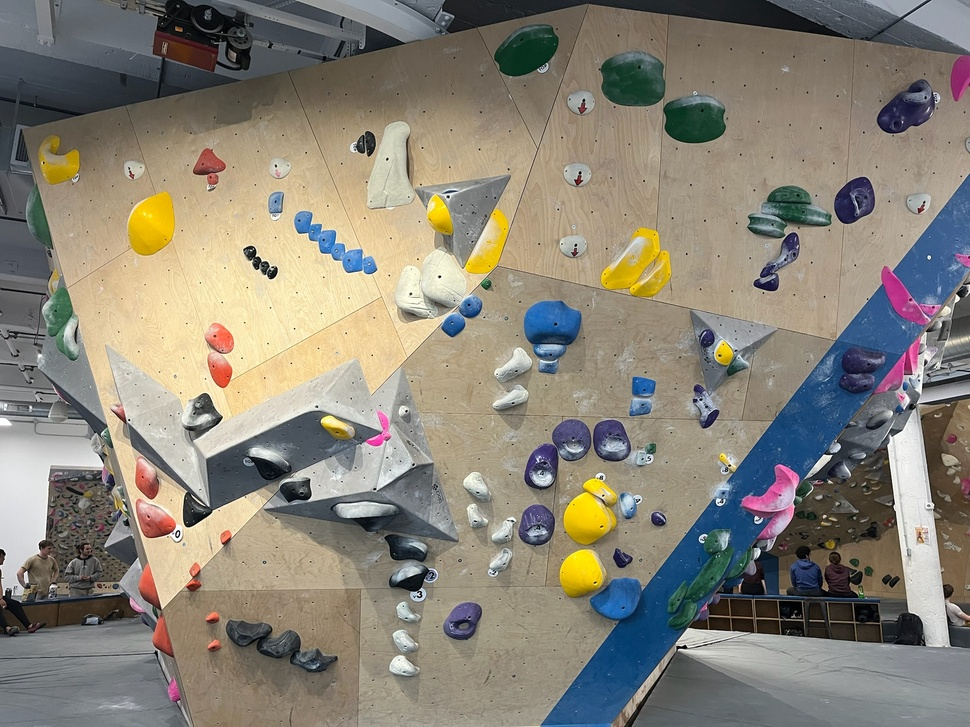
#> input picture data/test/images/2.jpg, 970 x 727 px, shrunk from 2048 x 1536 before the run
$ python canny_test.py --image ../data/test/images/2.jpg   (older library calls are emulated)
#> lines starting #> are read from the running program, lines starting #| are printed output that depends on the picture; after the words box and inside, x2 and y2 are one past the last pixel; in counts of white or black regions, pixels touching at a corner belong together
#> in evaluate_model, overall_img is the input picture: shape (727, 970, 3); mean B, G, R 119.3, 131.6, 137.3
### code/canny.py
from utils.utils import grayscale, get_image
import cv2
import numpy as np
import matplotlib.pyplot as plt

def canny_thres_color(file_path, weak_th=50, strong_th=150, color='red'):
#> called with file_path = '../data/test/images/2.jpg', weak_th = 50, strong_th = 150, color = 'red'
    print('file path', file_path)
    image = cv2.imread(file_path)
    image = cv2.medianBlur(image, 7)
    plt.imshow(cv2.cvtColor(image, cv2.COLOR_BGR2RGBA))
    hsv = cv2.cvtColor(image, cv2.COLOR_BGR2HSV)
#> hsv: shape (727, 970, 3); mean H, S, V 48.2, 60.7, 145.8

    lower_red1 = np.array([0, 50, 50])
    upper_red1 = np.array([10, 255, 255])
    lower_pink = np.array([170, 50, 50])
    upper_pink = np.array([180, 255, 255])

    lower_yellow = np.array([23, 60, 70])
    upper_yellow = np.array([35, 200, 200])

    lower_blue = np.array([100, 100, 100])
    upper_blue = np.array([140, 255, 255])

    lower_green = np.array([36, 50, 70])
    upper_green = np.array([89, 255, 255])

    lower_purple = np.array([120, 50, 70])
    upper_purple = np.array([[158, 255, 255]])

    color_range = []
    if color == 'blue':
        color_range = (lower_blue, upper_blue)
    elif color == 'red':
        color_range = (lower_red1, upper_red1)
    elif color == 'green':
        color_range = (lower_green, upper_green)
    elif color == 'pink':
        color_range = (lower_pink, upper_pink)
    elif color == 'yellow':
        color_range = (lower_yellow, upper_yellow)
    elif color == 'purple':
        color_range = (lower_purple, upper_purple)
    print('range', color_range)
    # Create masks
    mask = cv2.inRange(hsv, color_range[0], color_range[1])
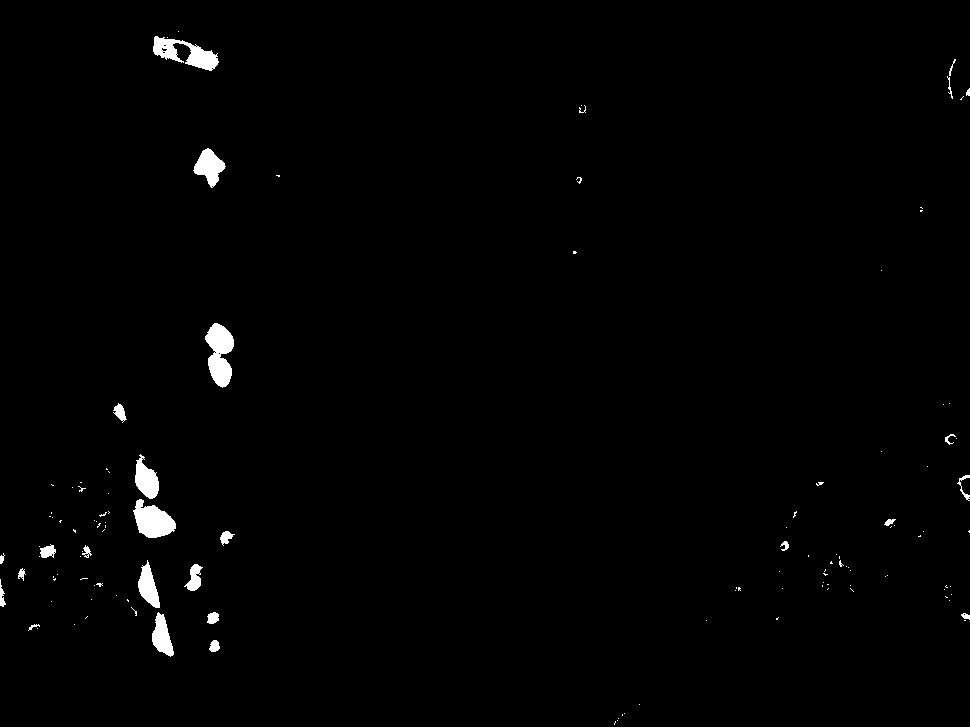
#> mask: shape (727, 970); 1.1% white; 126 white regions (99 under 20 px), largest, box (x1, y1, x2, y2) and area: (205, 323, 234, 388) 1212, (133, 499, 176, 538) 1055, (153, 36, 219, 71) 1046

    # Apply mask to extract color parts

    result = cv2.bitwise_and(image, image, mask=mask)
    gray = cv2.cvtColor(result, cv2.COLOR_BGR2GRAY)

    # Noise reduction step
    gray = cv2.GaussianBlur(gray, (5, 5), 1.4)
    # Calculating the gradients
    gx = cv2.Sobel(np.float32(gray), cv2.CV_64F, 1, 0, 3)
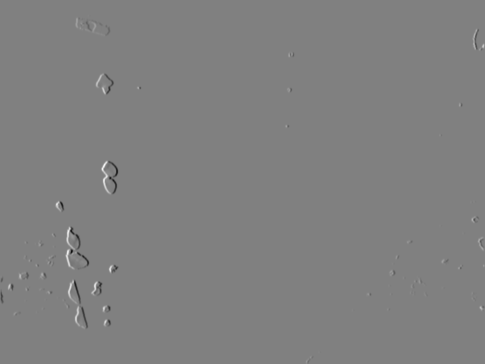
#> gx: shape (727, 970) float64 (shown at 1/2 size); min -422, max 414, mean 0; drawn with min black and max white
    gy = cv2.Sobel(np.float32(gray), cv2.CV_64F, 0, 1, 3)

    # Conversion of Cartesian coordinates to polar
    mag, ang = cv2.cartToPolar(gx, gy, angleInDegrees=True)

    mag_max = np.max(mag)
#> mag_max = 467.2
    if not weak_th:
        weak_th = mag_max * 0.05
    if not strong_th:
        strong_th = mag_max * 0.3
    height, width = gray.shape
    for i_x in range(width):
        for i_y in range(height):
            grad_ang = ang[i_y, i_x]
            grad_ang = abs(grad_ang-180) if abs(grad_ang)>180 else abs(grad_ang)

            # selecting the neighbours of the target pixel
            # according to the gradient direction
            # In the x axis direction
            if grad_ang<= 22.5:
                neighb_1_x, neighb_1_y = i_x-1, i_y
                neighb_2_x, neighb_2_y = i_x + 1, i_y

            # top right (diagonal-1) direction
            elif grad_ang>22.5 and grad_ang<=(22.5 + 45):
                neighb_1_x, neighb_1_y = i_x-1, i_y-1
                neighb_2_x, neighb_2_y = i_x + 1, i_y + 1

            # In y-axis direction
            elif grad_ang>(22.5 + 45) and grad_ang<=(22.5 + 90):
                neighb_1_x, neighb_1_y = i_x, i_y-1
                neighb_2_x, neighb_2_y = i_x, i_y + 1

            # top left (diagonal-2) direction
            elif grad_ang>(22.5 + 90) and grad_ang<=(22.5 + 135):
                neighb_1_x, neighb_1_y = i_x-1, i_y + 1
                neighb_2_x, neighb_2_y = i_x + 1, i_y-1

            # Now it restarts the cycle
            elif grad_ang>(22.5 + 135) and grad_ang<=(22.5 + 180):
                neighb_1_x, neighb_1_y = i_x-1, i_y
                neighb_2_x, neighb_2_y = i_x + 1, i_y

            # Non-maximum suppression step
            if width>neighb_1_x>= 0 and height>neighb_1_y>= 0:
                if mag[i_y, i_x]<mag[neighb_1_y, neighb_1_x]:
                    mag[i_y, i_x]= 0
                    continue

            if width>neighb_2_x>= 0 and height>neighb_2_y>= 0:
                if mag[i_y, i_x]<mag[neighb_2_y, neighb_2_x]:
                    mag[i_y, i_x]= 0
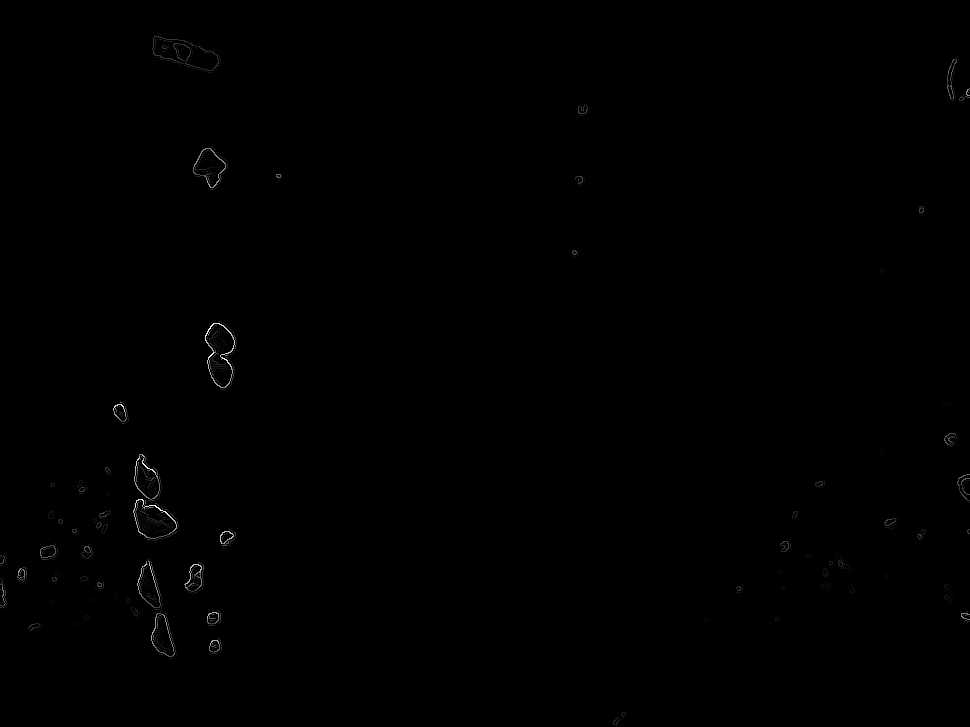
#> mag: shape (727, 970) float64; min 0, max 467.2, mean 0.9; drawn with min black and max white

    # putting the calculated
    #image = cv2.imread(file_path)
    for i_x in range(width):
        for i_y in range(height):
            if mag[i_y, i_x] > 40:
                # make the lines green to stand out
                image[i_y, i_x] = (0, 255, 0)
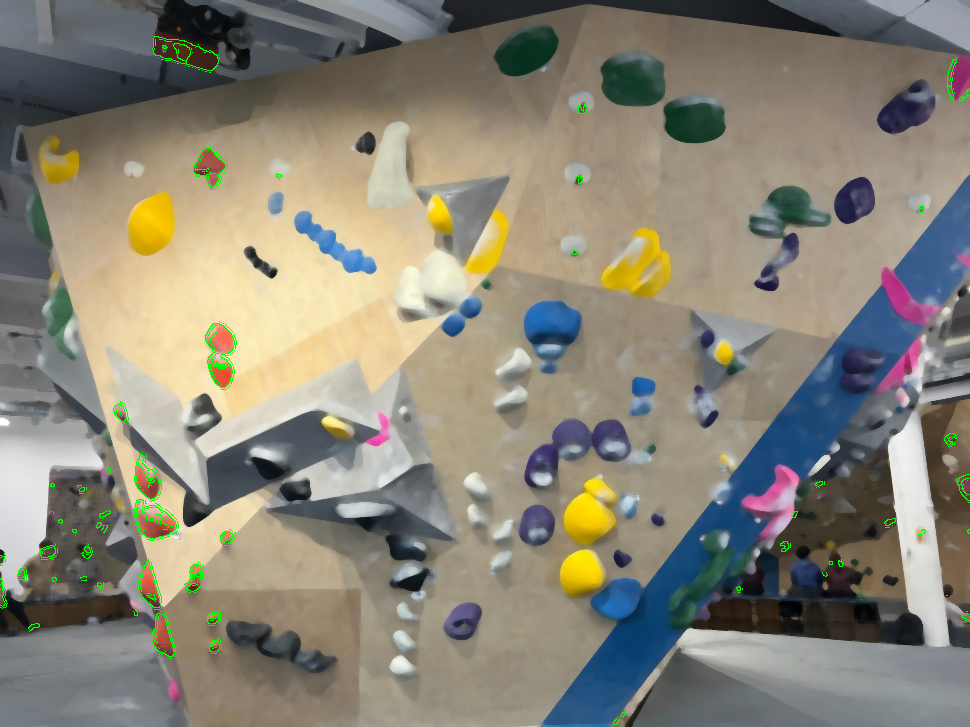
#> image: shape (727, 970, 3); mean B, G, R 118.9, 132.7, 136.8
    return image

# [7 lines that do not run on import are left out]

### code/canny_test.py
from canny import canny_thres_color
import cv2
import numpy as np
import matplotlib.pyplot as plt
import datetime
import os
from utils.utils import load_ground_truth_mask
import argparse

def detect_hold(image, color):
    """
    Calls our implementation of Canny with color input to do edge detection
    Returns a numpy array representation of the segmentation
    """

    print(f'Segmenting image {image}')

    canny_start_time = datetime.datetime.now()
    canny = canny_thres_color(image, color=color)
    canny_end_time = datetime.datetime.now()
    print(f'Canny runtime {canny_end_time-canny_start_time}')

    height, width = canny.shape[:2]
    image = cv2.imread(image)
    image = cv2.cvtColor(image, cv2.COLOR_BGR2RGB)
    for i_x in range(width):
        for i_y in range(height):
            # check if the specific pixel has a prediction from canny
            if np.array_equal(canny[i_y, i_x], [0, 255, 0]):
                image[i_y, i_x] = (0, 255, 0)
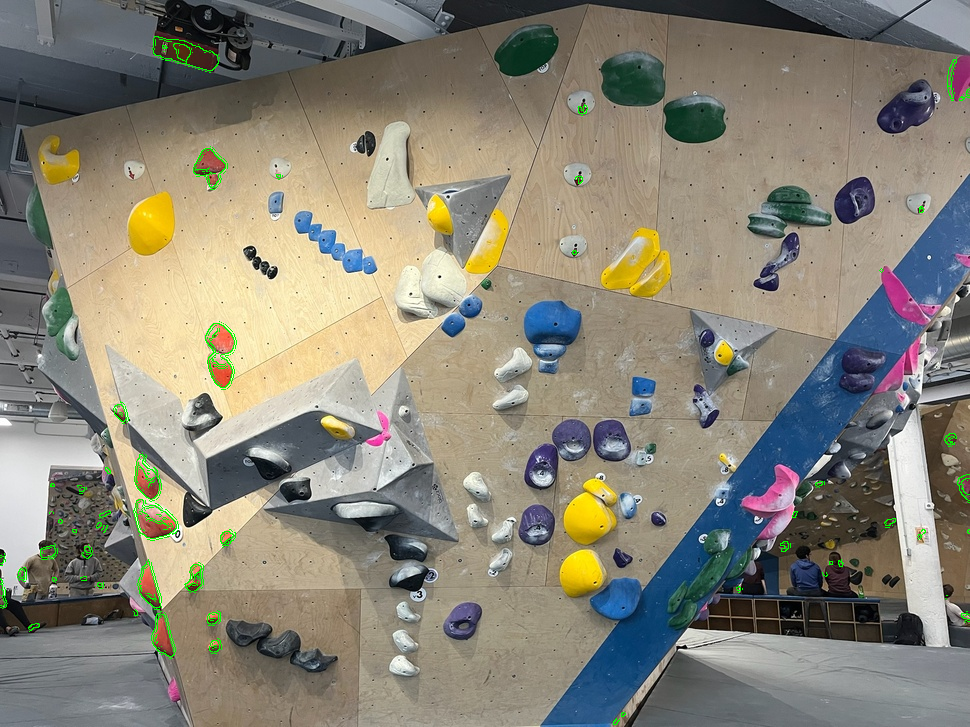
#> image: shape (727, 970, 3); mean R, G, B 136.4, 132.4, 118.7
    return image

def evaluate_model(test_images_dir, test_annotations_dir, output_dir=None, show=True, colors=None):
    """Evaluate model performance on test set"""
    if output_dir and not os.path.exists(output_dir):
        os.makedirs(output_dir)
    # Get list of all test images
    image_files = [f for f in os.listdir(test_images_dir) if f.endswith(('.jpg', '.jpeg', '.png'))]

    accuracy_by_color = {}

    # Process each image
    for i, img_file in enumerate(image_files):
        TP=0
        FP=0
        if '._' in img_file:
            continue
        print(f"Processing test image {i+1}/{len(image_files)}: {img_file}")

        # Image path
        img_path = os.path.join(test_images_dir, img_file)


        # Predict mask based on color
        for color in colors:
            overall_img = cv2.imread(img_path)
            image = detect_hold(img_path, color)

            # separate green outline with non green
            green_mask = (image[:, :, 0] == 0) & (image[:, :, 1] == 255) & (image[:, :, 2] == 0)
#> green_mask: shape (727, 970) bool; 0.56% white in thin lines or dots
            green_mask = green_mask.astype(np.uint8) * 255
#> green_mask: shape (727, 970); 0.56% white in thin lines or dots

            # find holds
            num_labels, labels, stats, centroids = cv2.connectedComponentsWithStats(green_mask, connectivity=8)
#> labels: shape (727, 970) int32; 183 distinct labels, from 0 to 182
#> num_labels = 183; stats = 183 rows, first 6: [0, 0, 970, 727, 701215], [152, 36, 68, 36, 298], [155, 39, 1, 7, 7], [162, 45, 6, 4, 15], [198, 44, 1, 1, 1], [163, 51, 1, 1, 1]; centroids = 183 pairs, first value 0 to 969, second value 42 to 721.3

            #label_img = cv2.imread(img_path)
            label_img = np.zeros((labels.shape[0], labels.shape[1], 3), dtype=np.uint8)

            min_area = 50
            for label in range(1, num_labels):
                area = stats[label, cv2.CC_STAT_AREA]
                if area < min_area:
                    # set this pixel to the background aka 0
                    # each label is a different region
                    labels[labels == label] = 0
#> this loop made 182 passes
#> area on passes 1, 10, 12: 298, 109, 37
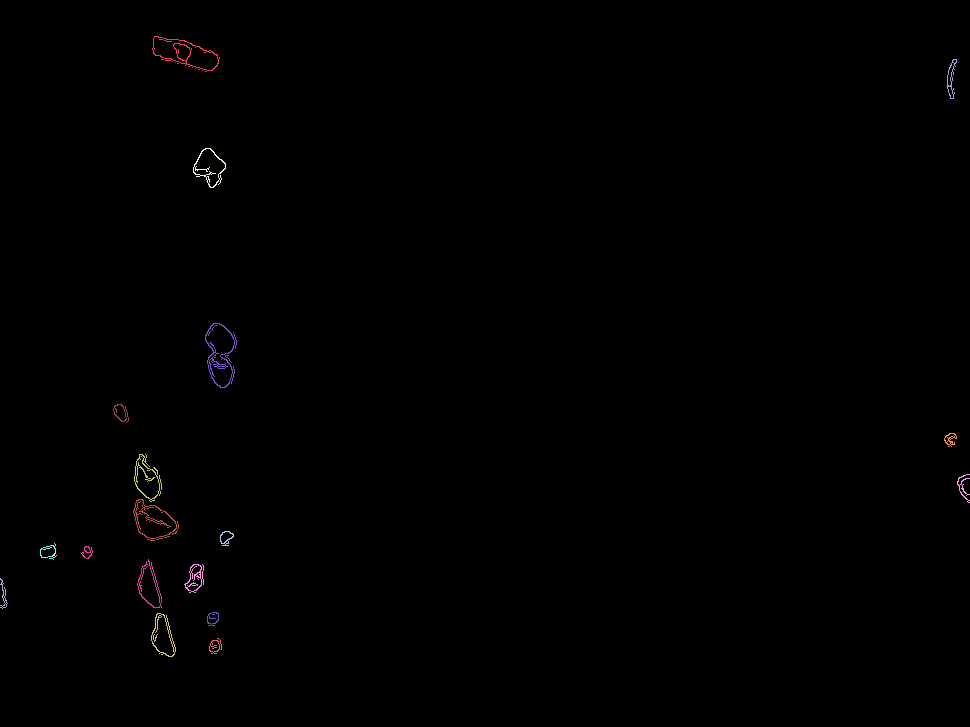
#> labels: shape (727, 970) int32; 19 distinct labels, from 0 to 174; one colour per label, 0 black

            # Get ground truth mask if available
            json_file = os.path.splitext(img_file)[0] + '.json'
            json_path = os.path.join(test_annotations_dir, json_file)
            TP = 0
            FP = 0
            if os.path.exists(json_path):
                gt_mask = load_ground_truth_mask(json_path, image.shape[1], image.shape[0])
                gt_mask_rgb = cv2.cvtColor(gt_mask.astype(np.uint8) * 255, cv2.COLOR_GRAY2RGB)  # Convert GT to RGB

                for i, row in enumerate(np.unique(labels)):
                    if i == 0:
                        continue
                    print('row', row)
                    predicted_region = (labels == row).astype(np.uint8)
                    overlap = np.any((predicted_region == 1) & (gt_mask == 1))
                    if color not in accuracy_by_color:
                        accuracy_by_color[color] = {}
                        accuracy_by_color[color]['TP'] = 0
                        accuracy_by_color[color]['FP'] = 0
                    if overlap:
                        print(f"At least one GT pixel is inside the predicted region {row}.")
                        TP += 1
                        accuracy_by_color[color]['TP'] += 1
                    else:
                        print(f"No GT pixels are inside the predicted region {row}.")
                        FP += 1
                        accuracy_by_color[color]['FP'] += 1
                    set_color = np.random.randint(0, 255, size=3)  # Generate a random color

                    label_img[predicted_region == 1] = set_color  # Apply color to predicted region
                    overall_img[predicted_region == 1] = set_color
                print(f"True Positives: {TP}")
                print(f"False Positives: {FP}")

#> (the run stopped early here; a loop or call above may not have finished)

$ run again, with data/test/images/1.jpg copied over data/test/images/2.jpg
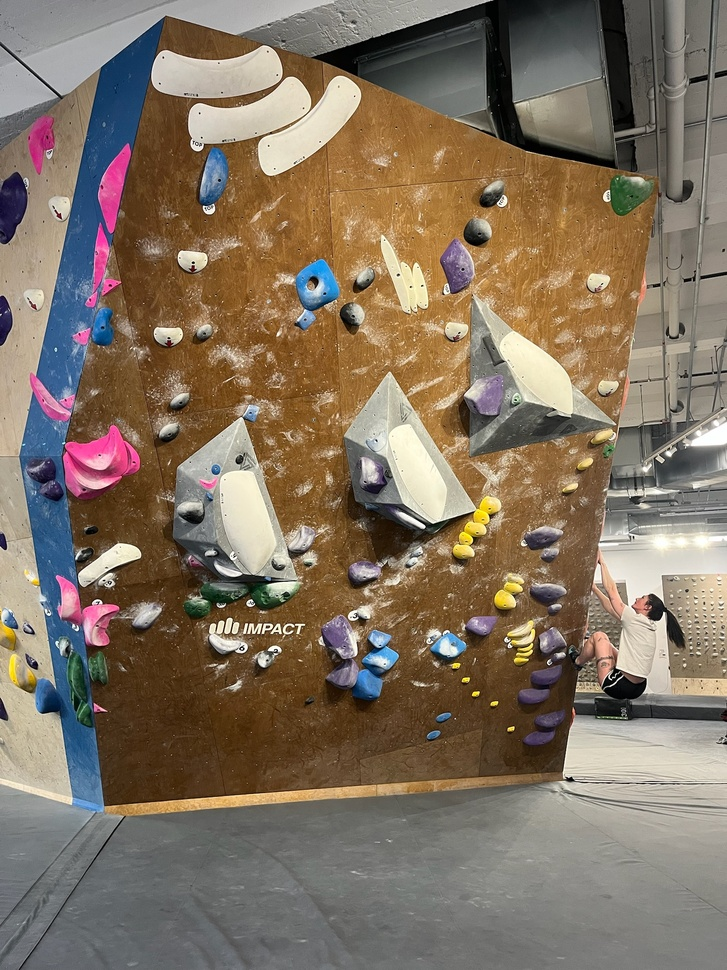
#> input picture data/test/images/1.jpg, 727 x 970 px, shrunk from 1536 x 2048 before the run
#> in evaluate_model, overall_img is the input picture: shape (970, 727, 3); mean B, G, R 97.4, 114.6, 129.6
#> hsv: shape (970, 727, 3); mean H, S, V 38.3, 84.8, 133.9
#> mask: shape (970, 727); 0.62% white; 384 white regions (353 under 20 px), largest, box (x1, y1, x2, y2) and area: (576, 632, 618, 687) 1087, (633, 594, 654, 620) 304, (608, 589, 626, 617) 282
#> mag_max = 448.6
#> after the loop in detect_hold, `for i_x in range(width):`:
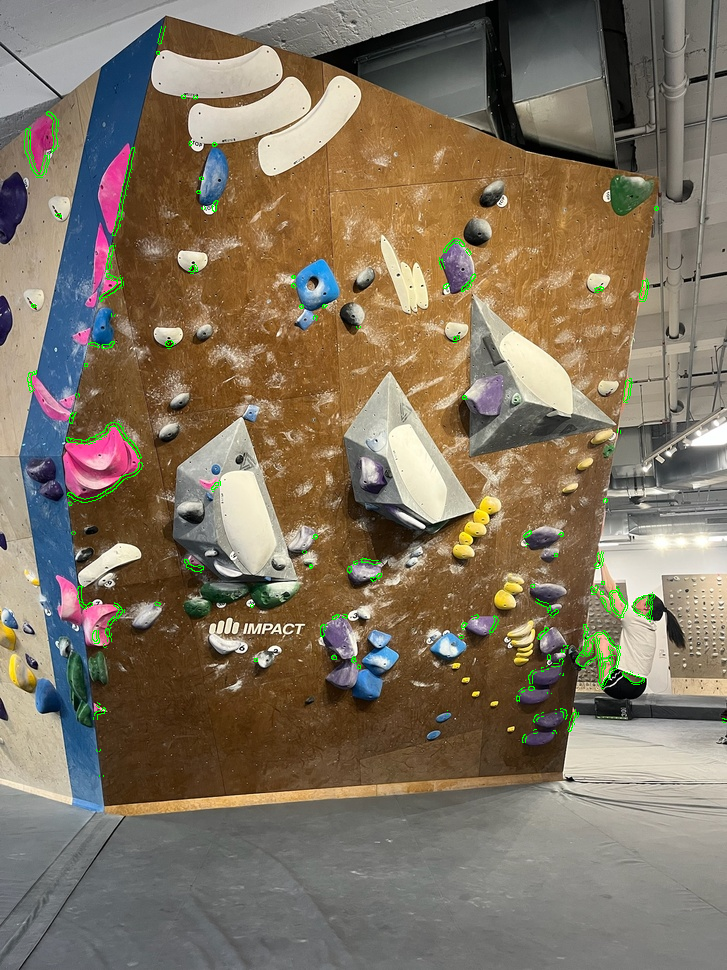
#> image: shape (970, 727, 3); mean R, G, B 128.6, 115.6, 96.8
#> num_labels = 225; stats = 225 rows, first 6: [0, 0, 727, 970, 700373], [157, 26, 9, 19, 38], [156, 51, 4, 4, 11], [181, 94, 5, 5, 14], [193, 95, 5, 5, 12], [46, 111, 13, 43, 111]; centroids = 225 pairs, first value 30.84 to 724, second value 34.97 to 775.5
#> the loop in evaluate_model, `for label in range(1, num_labels):` made 224 passes
#> area on passes 1, 5, 7: 38, 111, 210
#> after the loop in evaluate_model, `for label in range(1, num_labels):`:
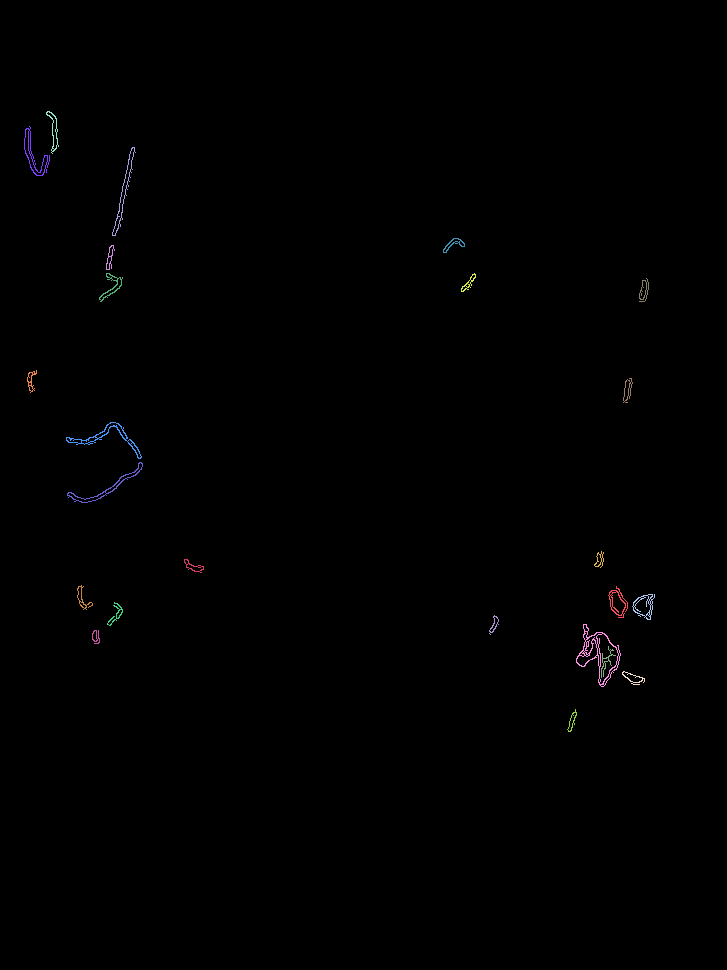
#> labels: shape (970, 727) int32; 25 distinct labels, from 0 to 201; one colour per label, 0 black
